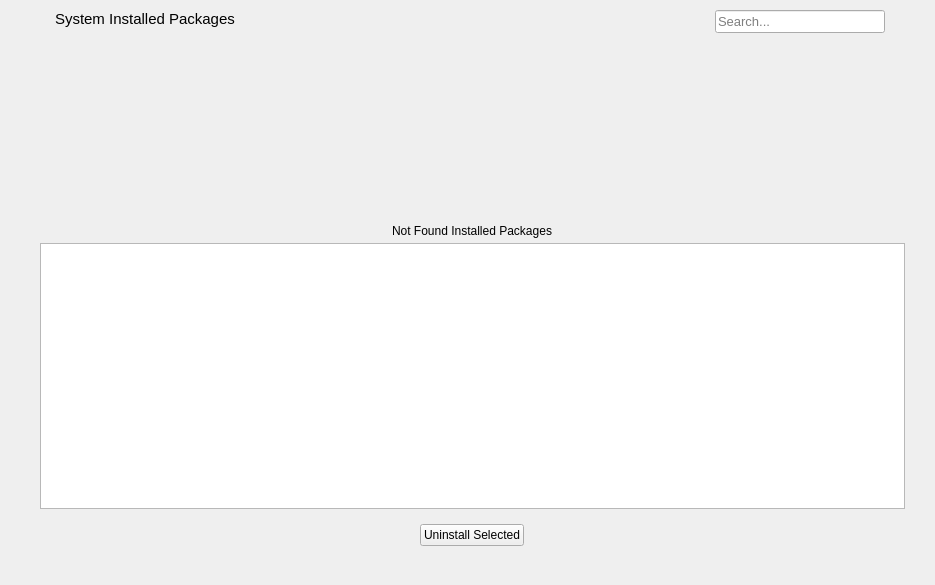
<?xml version="1.0" encoding="UTF-8"?>
<ui version="4.0">
 <class>UninstallerPage</class>
 <widget class="QWidget" name="UninstallerPage">
  <property name="geometry">
   <rect>
    <x>0</x>
    <y>0</y>
    <width>935</width>
    <height>585</height>
   </rect>
  </property>
  <property name="windowTitle">
   <string>Uninstaller</string>
  </property>
  <layout class="QVBoxLayout" name="verticalLayout_2">
   <property name="spacing">
    <number>0</number>
   </property>
   <property name="leftMargin">
    <number>10</number>
   </property>
   <property name="topMargin">
    <number>10</number>
   </property>
   <property name="rightMargin">
    <number>0</number>
   </property>
   <property name="bottomMargin">
    <number>0</number>
   </property>
   <item>
    <widget class="QWidget" name="verticalWidget" native="true">
     <property name="sizePolicy">
      <sizepolicy hsizetype="Expanding" vsizetype="Expanding">
       <horstretch>0</horstretch>
       <verstretch>0</verstretch>
      </sizepolicy>
     </property>
     <property name="styleSheet">
      <string notr="true"/>
     </property>
     <layout class="QGridLayout" name="gridLayout">
      <property name="leftMargin">
       <number>30</number>
      </property>
      <property name="topMargin">
       <number>0</number>
      </property>
      <property name="rightMargin">
       <number>30</number>
      </property>
      <property name="bottomMargin">
       <number>20</number>
      </property>
      <property name="spacing">
       <number>5</number>
      </property>
      <item row="0" column="0" colspan="2" alignment="Qt::AlignTop">
       <widget class="QWidget" name="horizontalWidget" native="true">
        <property name="sizePolicy">
         <sizepolicy hsizetype="Expanding" vsizetype="Minimum">
          <horstretch>0</horstretch>
          <verstretch>0</verstretch>
         </sizepolicy>
        </property>
        <layout class="QHBoxLayout" name="horizontalLayout">
         <property name="spacing">
          <number>5</number>
         </property>
         <property name="leftMargin">
          <number>15</number>
         </property>
         <property name="topMargin">
          <number>0</number>
         </property>
         <property name="rightMargin">
          <number>20</number>
         </property>
         <property name="bottomMargin">
          <number>0</number>
         </property>
         <item alignment="Qt::AlignLeft|Qt::AlignTop">
          <widget class="QLabel" name="packagesTitle">
           <property name="sizePolicy">
            <sizepolicy hsizetype="Expanding" vsizetype="Preferred">
             <horstretch>0</horstretch>
             <verstretch>0</verstretch>
            </sizepolicy>
           </property>
           <property name="font">
            <font>
             <family>Ubuntu</family>
             <pointsize>11</pointsize>
             <italic>false</italic>
            </font>
           </property>
           <property name="styleSheet">
            <string notr="true"/>
           </property>
           <property name="text">
            <string>System Installed Packages</string>
           </property>
          </widget>
         </item>
         <item alignment="Qt::AlignRight|Qt::AlignTop">
          <widget class="QLineEdit" name="packageSearch">
           <property name="minimumSize">
            <size>
             <width>170</width>
             <height>0</height>
            </size>
           </property>
           <property name="maximumSize">
            <size>
             <width>170</width>
             <height>16777215</height>
            </size>
           </property>
           <property name="font">
            <font>
             <pointsize>10</pointsize>
            </font>
           </property>
           <property name="focusPolicy">
            <enum>Qt::StrongFocus</enum>
           </property>
           <property name="styleSheet">
            <string notr="true"/>
           </property>
           <property name="placeholderText">
            <string>Search...</string>
           </property>
          </widget>
         </item>
        </layout>
       </widget>
      </item>
      <item row="5" column="0" colspan="2" alignment="Qt::AlignHCenter">
       <widget class="QLabel" name="loading">
        <property name="sizePolicy">
         <sizepolicy hsizetype="Preferred" vsizetype="Preferred">
          <horstretch>0</horstretch>
          <verstretch>0</verstretch>
         </sizepolicy>
        </property>
        <property name="text">
         <string/>
        </property>
       </widget>
      </item>
      <item row="3" column="0" colspan="2">
       <spacer name="verticalSpacer">
        <property name="orientation">
         <enum>Qt::Vertical</enum>
        </property>
        <property name="sizeType">
         <enum>QSizePolicy::Fixed</enum>
        </property>
        <property name="sizeHint" stdset="0">
         <size>
          <width>20</width>
          <height>10</height>
         </size>
        </property>
       </spacer>
      </item>
      <item row="4" column="0" colspan="2" alignment="Qt::AlignHCenter">
       <widget class="QPushButton" name="uninstallBtn">
        <property name="enabled">
         <bool>true</bool>
        </property>
        <property name="font">
         <font>
          <family>Ubuntu</family>
         </font>
        </property>
        <property name="cursor">
         <cursorShape>PointingHandCursor</cursorShape>
        </property>
        <property name="focusPolicy">
         <enum>Qt::NoFocus</enum>
        </property>
        <property name="styleSheet">
         <string notr="true"/>
        </property>
        <property name="text">
         <string>Uninstall Selected</string>
        </property>
       </widget>
      </item>
      <item row="1" column="0" colspan="2" alignment="Qt::AlignTop">
       <widget class="QWidget" name="notFoundWidget" native="true">
        <property name="sizePolicy">
         <sizepolicy hsizetype="Preferred" vsizetype="Expanding">
          <horstretch>0</horstretch>
          <verstretch>0</verstretch>
         </sizepolicy>
        </property>
        <property name="minimumSize">
         <size>
          <width>0</width>
          <height>200</height>
         </size>
        </property>
        <property name="maximumSize">
         <size>
          <width>16777215</width>
          <height>200</height>
         </size>
        </property>
        <property name="styleSheet">
         <string notr="true"/>
        </property>
        <layout class="QVBoxLayout" name="notFoundLayout">
         <property name="spacing">
          <number>0</number>
         </property>
         <property name="leftMargin">
          <number>0</number>
         </property>
         <property name="topMargin">
          <number>0</number>
         </property>
         <property name="rightMargin">
          <number>0</number>
         </property>
         <property name="bottomMargin">
          <number>0</number>
         </property>
         <item alignment="Qt::AlignHCenter|Qt::AlignBottom">
          <widget class="QLabel" name="label">
           <property name="sizePolicy">
            <sizepolicy hsizetype="Preferred" vsizetype="Expanding">
             <horstretch>0</horstretch>
             <verstretch>0</verstretch>
            </sizepolicy>
           </property>
           <property name="text">
            <string>Not Found Installed Packages</string>
           </property>
          </widget>
         </item>
        </layout>
       </widget>
      </item>
      <item row="2" column="0" colspan="2">
       <widget class="QListWidget" name="packagesList">
        <property name="font">
         <font>
          <family>Ubuntu</family>
          <pointsize>10</pointsize>
         </font>
        </property>
        <property name="focusPolicy">
         <enum>Qt::NoFocus</enum>
        </property>
        <property name="styleSheet">
         <string notr="true"/>
        </property>
        <property name="autoScrollMargin">
         <number>10</number>
        </property>
        <property name="editTriggers">
         <set>QAbstractItemView::NoEditTriggers</set>
        </property>
        <property name="selectionMode">
         <enum>QAbstractItemView::NoSelection</enum>
        </property>
        <property name="selectionBehavior">
         <enum>QAbstractItemView::SelectRows</enum>
        </property>
        <property name="iconSize">
         <size>
          <width>20</width>
          <height>20</height>
         </size>
        </property>
        <property name="textElideMode">
         <enum>Qt::ElideMiddle</enum>
        </property>
        <property name="spacing">
         <number>4</number>
        </property>
        <property name="uniformItemSizes">
         <bool>false</bool>
        </property>
       </widget>
      </item>
     </layout>
    </widget>
   </item>
  </layout>
 </widget>
 <resources/>
 <connections/>
</ui>
